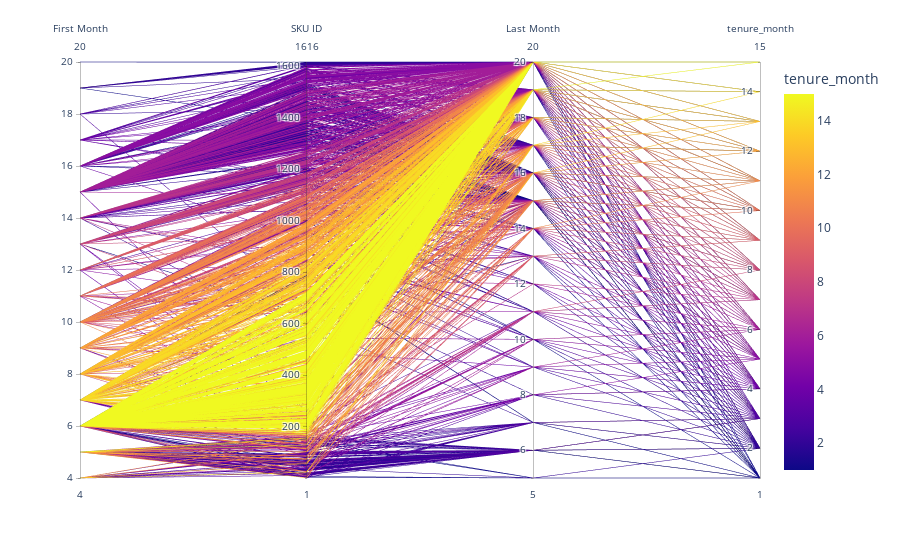

Notebook cell for this chart:
### Code cell
fig = px.parallel_coordinates(sku_attributes[["first_month","sku_id","last_month","tenure_month"]], \
        color="tenure_month", labels={"sku_id": "SKU ID",
                "first_month": "First Month", "last_month": "Last Month", },)
                             #color_continuous_scale=px.colors.diverging.Tealrose,
                            # color_continuous_midpoint=2)
fig.show()

### Figure 1 — Plotly figure (JSON) as saved in the notebook; plotly's stock layout.template omitted (floating-point values rounded to 4 significant figures; data arrays with more than 128 entries replaced by an {"elided": "..."} marker saying what was removed)
{"data": [{"dimensions": [{"label": "First Month", "values": {"elided": "1615 int values"}}, {"label": "SKU ID", "values": {"elided": "1615 int values"}}, {"label": "Last Month", "values": {"elided": "1615 int values"}}, {"label": "tenure_month", "values": {"elided": "1615 int values"}}], "domain": {"x": [0, 1], "y": [0, 1]}, "line": {"color": {"elided": "1615 int values"}, "coloraxis": "coloraxis"}, "name": "", "type": "parcoords"}], "layout": {"coloraxis": {"colorbar": {"title": {"text": "tenure_month"}}, "colorscale": [[0, "#0d0887"], [0.1111, "#46039f"], [0.2222, "#7201a8"], [0.3333, "#9c179e"], [0.4444, "#bd3786"], [0.5556, "#d8576b"], [0.6667, "#ed7953"], [0.7778, "#fb9f3a"], [0.8889, "#fdca26"], [1, "#f0f921"]]}, "legend": {"tracegroupgap": 0}, "margin": {"t": 60}}}
